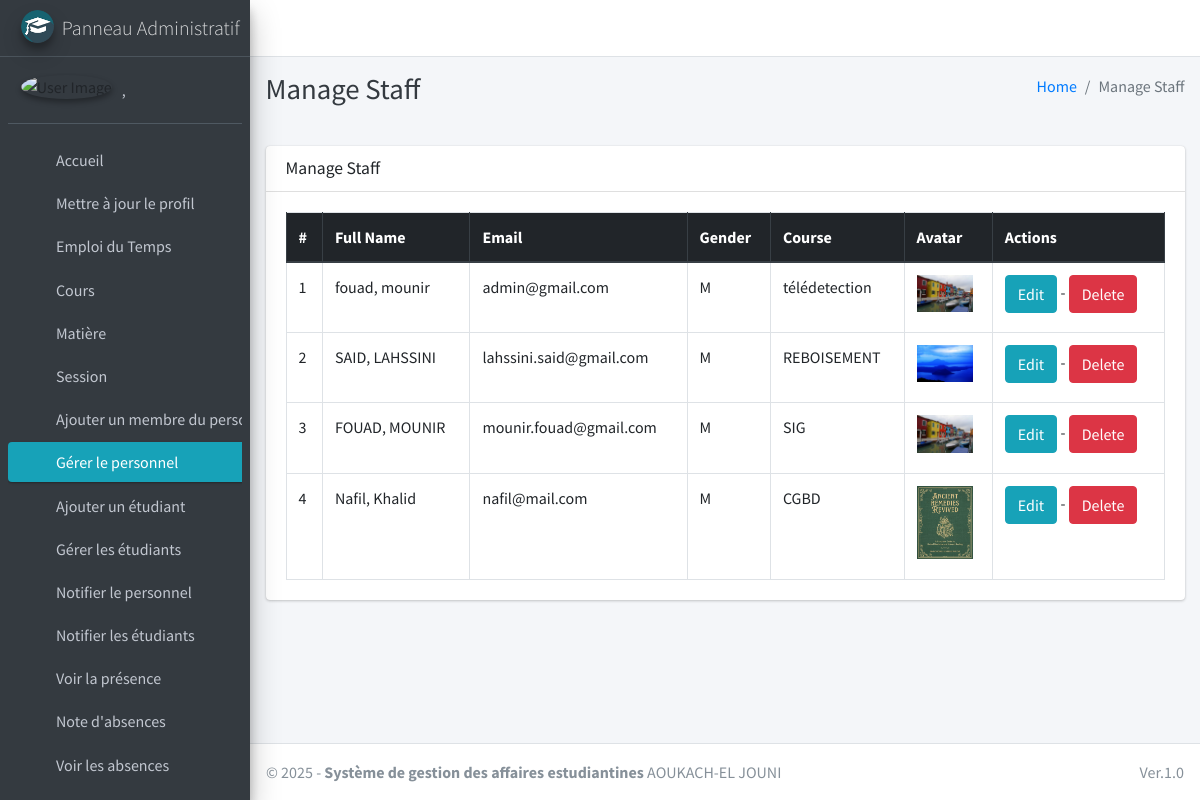
Page /staff/manage/ (signed in) on the committed database.
### main_app/models.py (models this page shows, shortened)
class CustomUser(AbstractUser):
    USER_TYPE = ((1, "HOD"), (2, "Staff"), (3, "Student"))
    GENDER = [("M", "Male"), ("F", "Female")]
    username = None  # Removed username, using email instead
    email = models.EmailField(unique=True)
    user_type = models.CharField(default=1, choices=USER_TYPE, max_length=1)
    gender = models.CharField(max_length=1, choices=GENDER)
    profile_pic = models.ImageField()
    address = models.TextField()
    fcm_token = models.TextField(max_length=255, blank=True, null=True, default="")  # For firebase notifications
    created_at = models.DateTimeField(auto_now_add=True)
    updated_at = models.DateTimeField(auto_now=True)
    USERNAME_FIELD = "email"
    REQUIRED_FIELDS = []
    objects = CustomUserManager()
    def __str__(self):
        return self.last_name + ", " + self.first_name

class Staff(models.Model):
    course = models.ForeignKey(Course, on_delete=models.DO_NOTHING, null=True, blank=False)
    admin = models.OneToOneField(CustomUser, on_delete=models.CASCADE)

class Course(models.Model):
    LEVEL_CHOICES = [
        ('3ème année', '3ème année'),
        ('4ème année', '4ème année'),
        ('5ème année', '5ème année'),
    ]
    name = models.CharField(max_length=120, unique=True)  # Le nom du cours, unique pour éviter les doublons
    niveau = models.CharField(max_length=20, choices=LEVEL_CHOICES, default='3ème année')  # Champ pour le niveau avec valeur par défaut
    created_at = models.DateTimeField(auto_now_add=True)  # Date de création
    updated_at = models.DateTimeField(auto_now=True)  # Date de mise à jour

### main_app/hod_views.py (the view)
# urls.py: path("staff/manage/", hod_views.manage_staff, name='manage_staff'),
def manage_staff(request):
    allStaff = CustomUser.objects.filter(user_type=2)
    context = {
        'allStaff': allStaff,
        'page_title': 'Manage Staff'
    }
    return render(request, "hod_template/manage_staff.html", context)

### main_app/templates/hod_template/manage_staff.html
{% extends 'main_app/base.html' %}
{% load static %}
{% block page_title %}{{page_title}}{% endblock page_title %}
{% block content %}
<section class="content">
    <div class="container-fluid">
        <div class="row">
            <div class="col-md-12">
                <div class="card">
                    <div class="card-header">
                        <h3 class="card-title">{{page_title}}</h3>
                    </div>
                    <div class="card-body">
                        <table id="example2" class="table table-bordered table-hover">
                            <thead class="thead-dark">
                                <tr>
                                    <th>#</th>
                                    <th>Full Name</th>
                                    <th>Email</th>
                                    <th>Gender</th>
                                    <th>Course</th>
                                    <th>Avatar</th>
                                    <th>Actions</th>
                                </tr>
                            </thead>
                            <tbody>
                                {% for staff in allStaff %}
                                <tr>
                                    <td>{{ forloop.counter }}</td>
                                    <td>{{staff.last_name}}, {{staff.first_name}}</td>
                                    <td>{{staff.email}}</td>
                                    <td>{{staff.gender}}</td>
                                    <td>{{staff.staff.course.name}}</td>
                                    <td>
                                        {% if staff.profile_pic == ""  %}
                                        No Image
                                        {% else %}
                                        <img class="img img-fluid mb-2" height="56" width="56"
                                            src="{{staff.profile_pic}}" alt="">
                                        {% endif %}
                                    </td>
                                    <td>
                                        <a href="{% url 'edit_staff' staff.staff.id %}" class="btn btn-info">Edit</a> -
                                        <a href="{% url 'delete_staff' staff.staff.id %}" class="btn btn-danger" onclick="return confirm('Are you sure about this ?')">Delete</a>
                                    </td>
                                </tr>
                                {% endfor %}
                            </tbody>
                        </table>
                    </div>
                </div>
            </div>
        </div>
    </div>
</section>
{% endblock content %}

### main_app/templates/main_app/sidebar_template.html (shortened to what this page needs)
{% load static %}
<aside class="main-sidebar sidebar-dark-info elevation-4">
    {% if request.user.user_type == '1' %}
    <a href="{% url 'admin_home' %}" class="brand-link">
        <img src="{% static 'dist/img/cmsl.png' %} " alt="AdminLTE Logo"
            class="brand-image img-circle elevation-3" >
        <span class="brand-text font-weight-light">Panneau Administratif</span>
    </a>
    <div class="sidebar">
        <div class="user-panel mt-3 pb-3 mb-3 d-flex">
            <div class="image">
                <img src="{{ request.user.profile_pic}}" class="img-circle elevation-2" alt="User Image">
            </div>
            <div class="info">
                <a href="#" class="d-block">{{user}}</a>
            </div>
        </div>
        <nav class="mt-2">
            <ul class="nav nav-pills nav-sidebar flex-column" data-widget="treeview" role="menu" data-accordion="false">
                <li class="nav-item">
                    {% url 'admin_home' as admin_home %}
                    <a href="{{admin_home}}" class="nav-link {% if admin_home == request.path %} active {% endif %}">
                        <i class="nav-icon fas fa-home"></i>
                        <p>
                            Accueil
                        </p>
                    </a>
                </li>
                <li class="nav-item">
                    {% url 'admin_view_profile' as admin_view_profile %}
                    <a href="{{admin_view_profile}}"
                        class="nav-link {% if admin_view_profile == request.path %} active {% endif %}">
                        <i class="nav-icon fas fa-address-card"></i>
                        <p>
                            Mettre à jour le profil
                        </p>
                    </a>
                </li>
                <li class="nav-item">
                    {% url 'creer_emploi_temps' as creer_emploi_temps %}
                    <a href="{{ creer_emploi_temps }}"
                        class="nav-link {% if manage_timetable == request.path %} active {% endif %}">
                        <i class="far fa-calendar-alt nav-icon"></i>
                        <p>
                            Emploi du Temps
                        </p>
                    </a>
                </li>
                <li class="nav-item has-treeview">
                    <a href="#" class="nav-link">
                        <i class="nav-icon fas fa-bookmark"></i>
                        <p>
                            Cours
                        </p>
                    </a>
                </li>
                <li class="nav-item has-treeview">
                    <a href="#" class="nav-link">
                        <i class="nav-icon fas fa-book"></i>
                        <p>
                            Matière
                        </p>
                    </a>
                </li>
                <li class="nav-item has-treeview">
                    <a href="#" class="nav-link">
                        <i class="nav-icon fas fa-clock"></i>
                        <p>
                            Session
                        </p>
                    </a>
                </li>
                <li class="nav-item">
                    {% url 'add_staff' as add_staff %}
                    <a href="{{add_staff}}" class="nav-link {% if add_staff == request.path %} active {% endif %}">
                        <i class="nav-icon fas fa-user-plus"></i>
                        <p>
                            Ajouter un membre du personnel
                        </p>
                    </a>
                </li>
                <li class="nav-item">
                    {% url 'manage_staff' as manage_staff %}
                    {% url 'edit_staff' staff_id as edit_staff %}
                    <a href="{{manage_staff}}"
                        class="nav-link {% if manage_staff == request.path or request.path == edit_staff %} active {% endif %}">
                        <i class="nav-icon fas fa-th"></i>
                        <p>
                            Gérer le personnel
                        </p>
                    </a>
                </li>
                <li class="nav-item">
                    {% url 'add_student' as add_student%}
                    <a href="{{add_student}}" class="nav-link  {% if add_student == request.path %} active {% endif %}">
                        <i class="nav-icon fas fa-user-plus"></i>
                        <p>
                            Ajouter un étudiant
                        </p>
                    </a>
                </li>
                <li class="nav-item">
                    {% url 'manage_student' as manage_student %}
                    {% url 'edit_student' student_id as edit_student %}
                    <a href="{{manage_student}}"
                        class="nav-link  {% if edit_student == request.path or manage_student == request.path %} active {% endif %}">
                        <i class="nav-icon fas fa-th"></i>
                        <p>
                            Gérer les étudiants
                        </p>
                    </a>
                </li>
                <li class="nav-item">
                    {% url 'admin_notify_staff' as admin_notify_staff %}
                    <a href="{{admin_notify_staff}}"
                        class="nav-link {% if admin_notify_staff == request.path %} active {% endif %}">
                        <i class="nav-icon fas fa-bullhorn"></i>
                        <p>
                            Notifier le personnel
                        </p>
                    </a>
                </li>
                <li class="nav-item">
                    {% url 'admin_notify_student' as admin_notify_student %}
                    <a href="{{admin_notify_student}}"
                        class="nav-link {% if admin_notify_student == request.path %} active {% endif %}">
                        <i class="nav-icon fas fa-bullhorn"></i>
                        <p>
                            Notifier les étudiants
                        </p>
                    </a>
                </li>
                <li class="nav-item">
                    {% url 'admin_view_attendance' as admin_view_attendance %}
                <li class="nav-item">
                    <a href="{{admin_view_attendance}}"
                        class="nav-link  {% if admin_view_attendance == request.path %} active {% endif %}">
                        <i class="nav-icon fas fa-calendar-alt"></i>
                        <p>
                            Voir la présence
                        </p>
                    </a>
                </li>
                <li class="nav-item">
                    <a href="{% url 'add_absence' %}" class="nav-link">
                        <i class="nav-icon fas fa-cogs text-danger"></i>
                        <p>Note d'absences</p>
                    </a>
                </li>
                <li class="nav-item">
                    <a href="{% url 'view_absences' %}" class="nav-link">
                        <i class="nav-icon fas fa-calendar-check"></i>
                        <p>Voir les absences</p>
                    </a>
                </li>
                <li class="nav-item">
                    {% url 'student_feedback_message' as student_feedback_message %}
                    <a href="{{ student_feedback_message }}"
                        class="nav-link  {% if student_feedback_message == request.path %} active {% endif %}">
                    </a>
                </li>
                                        {% endif %}
                                    </ul>
                                </nav>
                            </div>
</aside>

### main_app/templates/main_app/sidebar_template.html (style rules this page uses)
.nav-item .nav-link i { color: rgb(255, 0, 0); }

### rows in the picture
CustomUser: last_name+first_name ","
CustomUser: last_name "fouad", first_name "mounir", email "admin@gmail.com", gender "M", staff.course.name "télédetection", profile_pic (picture)
CustomUser: last_name "SAID", first_name "LAHSSINI", email "lahssini.said@gmail.com", gender "M", staff.course.name "REBOISEMENT", profile_pic (picture)
CustomUser: last_name "FOUAD", first_name "MOUNIR", email "mounir.fouad@gmail.com", gender "M", staff.course.name "SIG", profile_pic (picture)
CustomUser: last_name "Nafil", first_name "Khalid", email "nafil@mail.com", gender "M", staff.course.name "CGBD", profile_pic (picture)

### other values in the picture
{{ page_title }} "Manage Staff"
